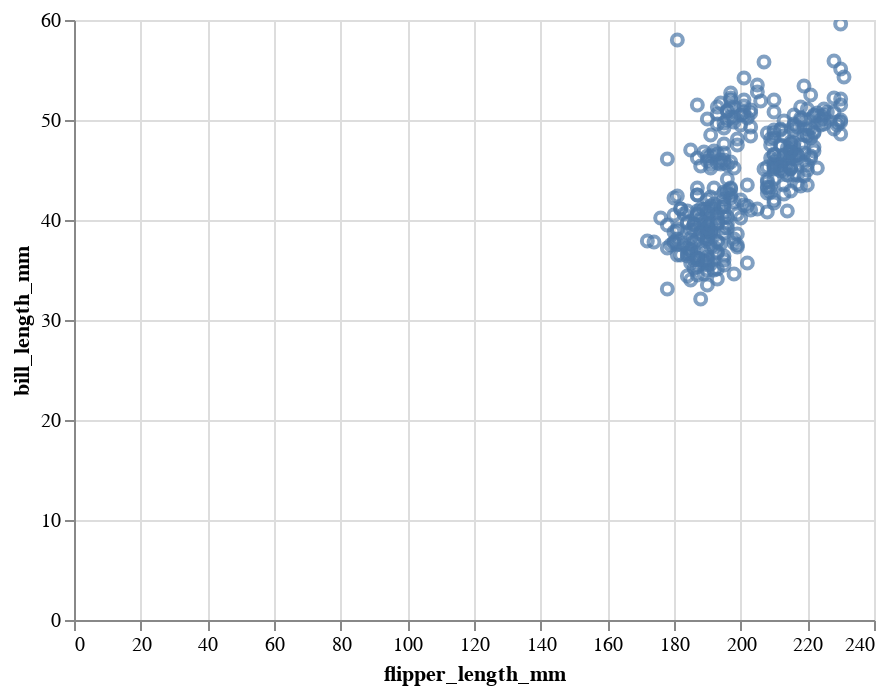

Notebook source saved alongside this figure:
### Markdown cell above
2. Create a scatterplot for flipper length vs bill length. Each species should be a different color.

### Code cell
alt.Chart(penguins).mark_point().encode(
    x='flipper_length_mm:Q',
    y='bill_length_mm:Q'
).interactive()

### Figure 1 — Vega-Lite specification as saved in the notebook (floating-point values rounded to 4 significant figures; data arrays with more than 128 entries replaced by an {"elided": "..."} marker saying what was removed)
{"config": {"view": {"continuousWidth": 400, "continuousHeight": 300}}, "data": {"name": "data-2579922f606b528784ce92236e4ec646"}, "mark": "point", "encoding": {"x": {"field": "flipper_length_mm", "type": "quantitative"}, "y": {"field": "bill_length_mm", "type": "quantitative"}}, "selection": {"selector008": {"type": "interval", "bind": "scales", "encodings": ["x", "y"]}}, "$schema": "https://vega.github.io/schema/vega-lite/v4.17.0.json", "datasets": {"data-2579922f606b528784ce92236e4ec646": {"elided": "342 records"}}}
